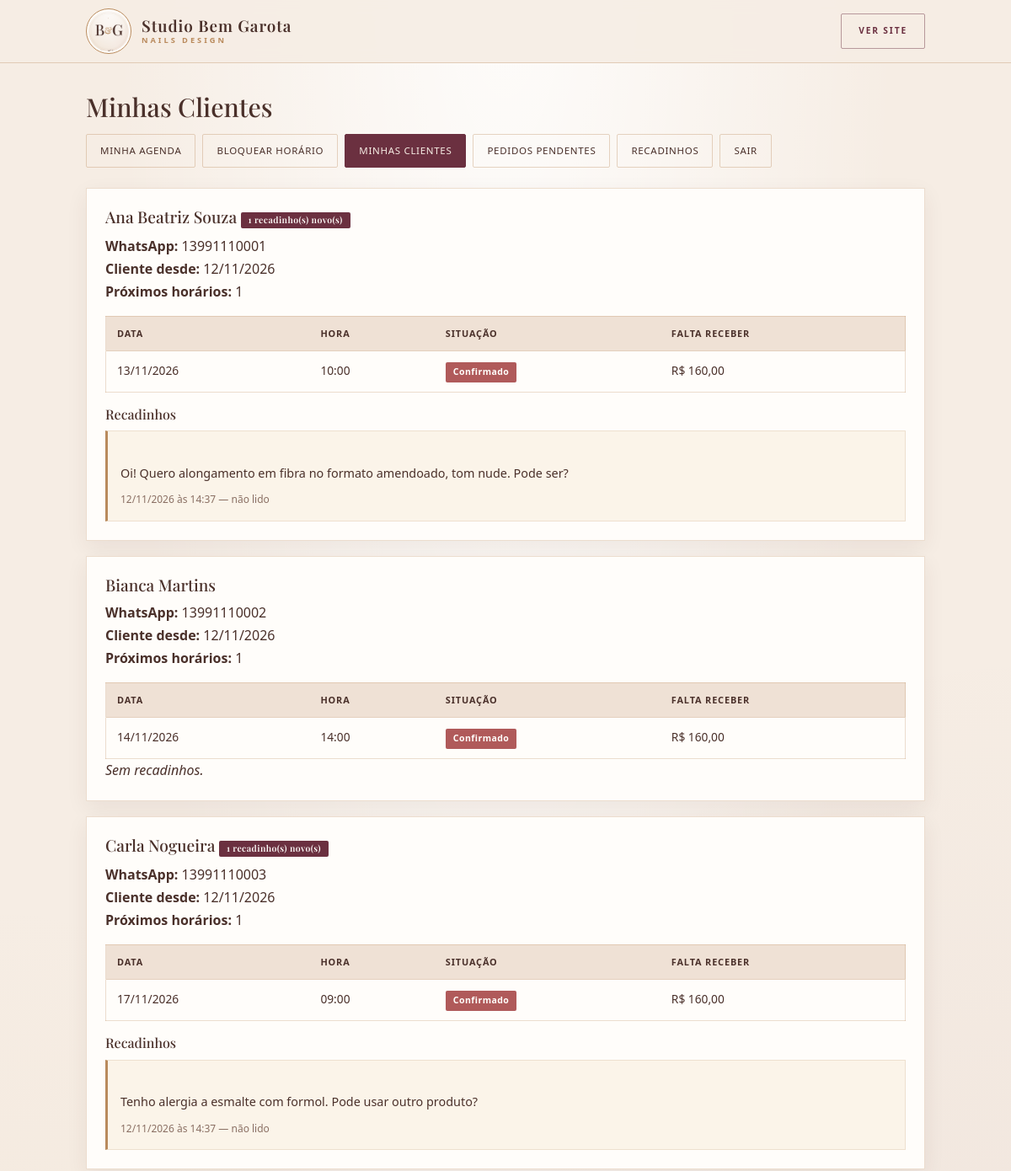
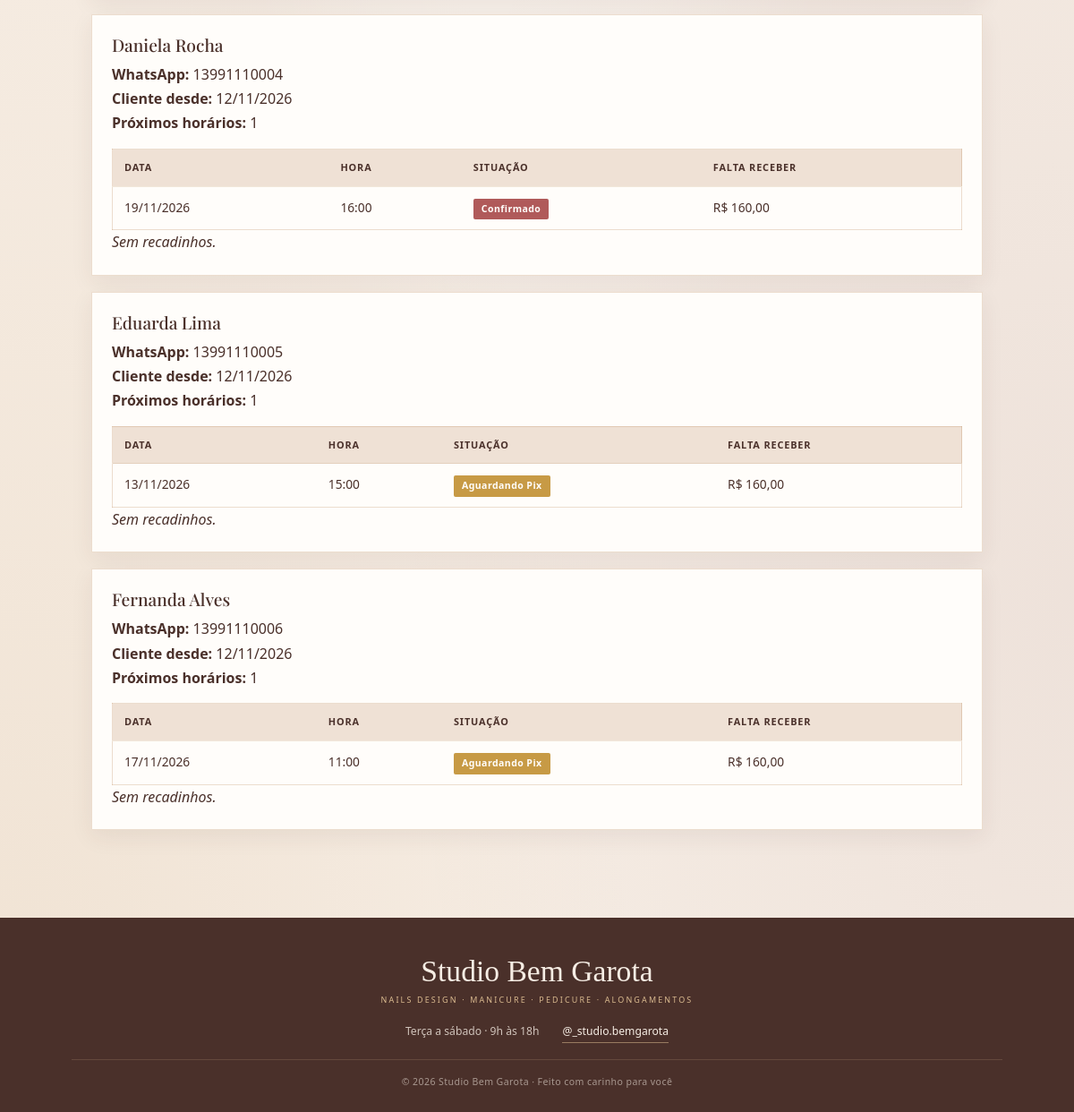
Page /admin/clientes.php (signed in) on the committed database (2 pictures, top to bottom).
### tables this page shows
CREATE TABLE IF NOT EXISTS clientes (
  id INT UNSIGNED AUTO_INCREMENT PRIMARY KEY,
  nome VARCHAR(120) NOT NULL,
  whatsapp VARCHAR(20) NOT NULL,
  criado_em TIMESTAMP DEFAULT CURRENT_TIMESTAMP,
  UNIQUE KEY whatsapp_unico (whatsapp)
);

CREATE TABLE IF NOT EXISTS agendamentos (
  id INT UNSIGNED AUTO_INCREMENT PRIMARY KEY,
  cliente_id INT UNSIGNED NOT NULL,
  `data` DATE NOT NULL,
  `hora` TIME NOT NULL,
  status ENUM('pendente','confirmado','cancelado','expirado') NOT NULL DEFAULT 'pendente',
  valor_servico DECIMAL(10,2) NOT NULL,
  valor_sinal DECIMAL(10,2) NOT NULL,
  valor_restante DECIMAL(10,2) NOT NULL,
  expira_em DATETIME NULL,
  pago_em DATETIME NULL,
  criado_em TIMESTAMP DEFAULT CURRENT_TIMESTAMP,
  INDEX busca_data_hora (`data`, `hora`),
  FOREIGN KEY (cliente_id) REFERENCES clientes(id) ON DELETE CASCADE
);

CREATE TABLE IF NOT EXISTS recadinhos (
  id INT UNSIGNED AUTO_INCREMENT PRIMARY KEY,
  cliente_id INT UNSIGNED NOT NULL,
  mensagem TEXT NOT NULL,
  lida ENUM('nao','sim') NOT NULL DEFAULT 'nao',
  criado_em TIMESTAMP DEFAULT CURRENT_TIMESTAMP,
  FOREIGN KEY (cliente_id) REFERENCES clientes(id) ON DELETE CASCADE
);

### admin/clientes.php (the view, shortened to what this page needs)
<?php
require_once '../includes/conexao.php';
$clientes = [];
$consulta = mysqli_prepare(
    $conexao,
    'SELECT id, nome, whatsapp, criado_em FROM clientes ORDER BY nome'
);
mysqli_stmt_execute($consulta);
$resultado = mysqli_stmt_get_result($consulta);
while ($linha = mysqli_fetch_assoc($resultado)) {
    $linha['total'] = 0;
    $linha['futuros'] = 0;
    $clientes[$linha['id']] = $linha;
}
$consulta = mysqli_prepare(
    $conexao,
    "SELECT cliente_id, COUNT(*) AS total,
            SUM(CASE WHEN `data` >= CURDATE() AND status IN ('pendente','confirmado') THEN 1 ELSE 0 END) AS futuros
       FROM agendamentos
      WHERE status IN ('pendente','confirmado')
      GROUP BY cliente_id"
);
mysqli_stmt_execute($consulta);
$resultado = mysqli_stmt_get_result($consulta);
while ($linha = mysqli_fetch_assoc($resultado)) {
    if (isset($clientes[$linha['cliente_id']])) {
        $clientes[$linha['cliente_id']]['total'] = (int) $linha['total'];
        $clientes[$linha['cliente_id']]['futuros'] = (int) $linha['futuros'];
    }
}
$consulta = mysqli_prepare(
    $conexao,
    "SELECT cliente_id, COUNT(*) AS nao_lidas
       FROM recadinhos
      WHERE lida = 'nao'
      GROUP BY cliente_id"
);
mysqli_stmt_execute($consulta);
$resultado = mysqli_stmt_get_result($consulta);
while ($linha = mysqli_fetch_assoc($resultado)) {
    if (isset($clientes[$linha['cliente_id']])) {
        $clientes[$linha['cliente_id']]['nao_lidas'] = (int) $linha['nao_lidas'];
    }
}
include '../includes/cabecalho.php';
?>
<h2>Minhas Clientes</h2>
<nav class="admin-menu">
    <a href="agenda.php">Minha Agenda</a>
    <a href="bloquear.php">Bloquear Horário</a>
    <a class="atual" href="clientes.php">Minhas Clientes</a>
    <a href="pendentes.php">Pedidos Pendentes</a>
    <a href="recadinhos.php">Recadinhos</a>
    <a href="login.php?sair=1">Sair</a>
</nav>
<?php foreach ($clientes as $cliente) { ?>
    <?php
        $historico = [];
        $consulta = mysqli_prepare(
            $conexao,
            "SELECT `data`, `hora`, status, valor_restante
               FROM agendamentos
              WHERE cliente_id = ?
              ORDER BY `data` DESC, `hora` DESC
              LIMIT 10"
        );
        mysqli_stmt_bind_param($consulta, 'i', $cliente['id']);
        mysqli_stmt_execute($consulta);
        $r2 = mysqli_stmt_get_result($consulta);
        while ($h = mysqli_fetch_assoc($r2)) { $historico[] = $h; }
        $recadinhos = [];
        $consulta = mysqli_prepare(
            $conexao,
            "SELECT id, mensagem, lida, criado_em
               FROM recadinhos
              WHERE cliente_id = ?
              ORDER BY criado_em DESC"
        );
        mysqli_stmt_bind_param($consulta, 'i', $cliente['id']);
        mysqli_stmt_execute($consulta);
        $r2 = mysqli_stmt_get_result($consulta);
        while ($rec = mysqli_fetch_assoc($r2)) { $recadinhos[] = $rec; }
        $desde = (new DateTime($cliente['criado_em']))->format('d/m/Y');
    ?>
    <section class="cliente-card">
        <h3>
            <?php echo htmlspecialchars($cliente['nome']); ?>
            <?php if (($cliente['nao_lidas'] ?? 0) > 0) { ?>
                <span class="badge nao-lida"><?php echo $cliente['nao_lidas']; ?> recadinho(s) novo(s)</span>
            <?php } ?>
        </h3>
        <p>
            <strong>WhatsApp:</strong> <?php echo htmlspecialchars($cliente['whatsapp']); ?><br>
            <strong>Cliente desde:</strong> <?php echo $desde; ?><br>
            <strong>Próximos horários:</strong> <?php echo $cliente['futuros']; ?>
        </p>
        <?php if (!empty($historico)) { ?>
            <div class="tabela-rolagem">
                <table class="tabela">
                    <tr><th>Data</th><th>Hora</th><th>Situação</th><th>Falta receber</th></tr>
                    <?php foreach ($historico as $h) { ?>
                        <tr>
                            <td><?php echo date('d/m/Y', strtotime($h['data'])); ?></td>
                            <td><?php echo substr($h['hora'], 0, 5); ?></td>
                            <td>
                                <?php if ($h['status'] === 'confirmado') { ?>
                                    <span class="badge ocupado">Confirmado</span>
                                <?php } elseif ($h['status'] === 'pendente') { ?>
                                    <span class="badge aguardando">Aguardando Pix</span>
                                <?php } elseif ($h['status'] === 'expirado') { ?>
                                    <span class="badge fechado">Expirado (não pagou o sinal)</span>
                                <?php } else { ?>
                                    <span class="badge fechado">Cancelado</span>
                                <?php } ?>
                            </td>
                            <td>R$ <?php echo number_format($h['valor_restante'], 2, ',', '.'); ?></td>
                        </tr>
                    <?php } ?>
                </table>
            </div>
        <?php } else { ?>
            <p><em>Ainda não agendou nenhum horário.</em></p>
        <?php } ?>
        <?php if (!empty($recadinhos)) { ?>
            <h4>Recadinhos</h4>
            <?php foreach ($recadinhos as $rec) { ?>
                <div class="recadinho-item <?php echo $rec['lida'] === 'nao' ? 'nao-lida' : ''; ?>">
                    <p>
                        <?php echo htmlspecialchars($rec['mensagem']); ?>
                    </p>
                    <small>
                        <?php echo (new DateTime($rec['criado_em']))->format('d/m/Y \à\s H:i'); ?>
                        <?php if ($rec['lida'] === 'nao') { ?> — não lido<?php } ?>
                    </small>
                </div>
            <?php } ?>
        <?php } else { ?>
            <p><em>Sem recadinhos.</em></p>
        <?php } ?>
    </section>
<?php } ?>
<?php include '../includes/rodape.php'; ?>

### css/estilo.css (style rules this page uses)
:root { --creme: #F6EDE4; --creme-2: #EFE1D5; --areia: #D9B98F; --dourado: #B98A5C; --dourado-forte: #8E6138; --marrom: #4A302A; --vinho: #6B3040; --suave: #8A6F63; --branco: #FFFDFA; --verde: #5F8F63; --amarelo: #C79A45; --vermelho: #B05A5A; --cinza: #9C9188; --sombra: 0 18px 45px rgba(74, 48, 42, 0.10); }
* { margin: 0; padding: 0; box-sizing: border-box; }
html { scroll-behavior: smooth; }
body { min-height: 100vh; display: flex; flex-direction: column; font-family: 'Montserrat', 'Segoe UI', Arial, sans-serif; font-size: 16px; background-color: var(--creme); background-image: radial-gradient(ellipse at 50% -10%, rgba(255, 255, 255, 0.90), rgba(255, 255, 255, 0) 55%), radial-gradient(ellipse at 0% 100%, rgba(217, 185, 143, 0.20), rgba(217, 185, 143, 0) 42%), radial-gradient(ellipse at 100% 78%, rgba(107, 48, 64, 0.06), rgba(107, 48, 64, 0) 45%); background-attachment: fixed; color: var(--marrom); line-height: 1.7; -webkit-font-smoothing: antialiased; }
h1, h2, h3, h4 { font-family: 'Playfair Display', Georgia, 'Times New Roman', serif; font-weight: 500; line-height: 1.2; color: var(--marrom); }
p { margin-bottom: 0.9em; }
p:last-child { margin-bottom: 0; }
a { color: var(--vinho); }
.conteudo > h2 { margin: 34px 0 14px; font-size: 1.9rem; }
.admin-menu { display: flex; flex-wrap: wrap; gap: 8px; margin-bottom: 24px; }
.admin-menu a { text-decoration: none; padding: 9px 16px; border-radius: 2px; border: 1px solid rgba(185, 138, 92, 0.35); background: transparent; color: var(--marrom); font-size: 0.72rem; font-weight: 500; letter-spacing: 0.06em; text-transform: uppercase; transition: background 0.18s, color 0.18s, border-color 0.18s; }
.admin-menu a.atual { background: var(--vinho); border-color: var(--vinho); color: var(--creme); }
.tabela-rolagem { overflow-x: auto; }
.tabela { width: 100%; border-collapse: collapse; background: var(--branco); border: 1px solid rgba(185, 138, 92, 0.28); box-shadow: 0 8px 24px rgba(74, 48, 42, 0.07); font-size: 0.86rem; }
.tabela th { background: var(--creme-2); color: var(--marrom); text-align: left; padding: 11px 13px; font-size: 0.68rem; letter-spacing: 0.08em; text-transform: uppercase; font-weight: 600; }
.tabela td { padding: 11px 13px; border-top: 1px solid rgba(185, 138, 92, 0.2); vertical-align: top; }
.badge { display: inline-block; padding: 3px 9px; border-radius: 2px; color: var(--branco); font-size: 0.66rem; font-weight: 600; letter-spacing: 0.04em; }
.badge.aguardando { background: var(--amarelo); }
.badge.ocupado { background: var(--vermelho); }
.badge.nao-lida { background: var(--vinho); }
.cliente-card { background: var(--branco); border: 1px solid rgba(185, 138, 92, 0.28); padding: 22px; margin-bottom: 18px; box-shadow: 0 8px 24px rgba(74, 48, 42, 0.07); }
.cliente-card h3 { color: var(--marrom); margin-bottom: 8px; font-size: 1.2rem; }
.cliente-card h4 { color: var(--marrom); margin: 16px 0 8px; font-size: 1rem; }
.recadinho-item { background: var(--creme); border: 1px solid rgba(185, 138, 92, 0.18); padding: 13px 15px; margin-top: 10px; font-size: 0.9rem; }
.recadinho-item.nao-lida { border-left: 3px solid var(--dourado); background: #FBF4E9; }
.recadinho-item p { margin: 0 0 6px; white-space: pre-line; }
.recadinho-item small { color: var(--suave); }

### rows in the picture
clientes: nome "Ana Beatriz Souza", id "1", whatsapp "13991110001", criado_em "12/11/2026"
agendamentos: data "13/11/2026", hora "10:00", status "Confirmado", valor_restante "160,00"
recadinhos: mensagem "Oi! Quero alongamento em fibra no formato amendoado, tom nude. Pode ser?", criado_em "12/11/2026 às 14:37", lida "— não lido"
clientes: nome "Bianca Martins", whatsapp "13991110002", criado_em "12/11/2026", futuros "1", shows "Sem recadinhos."
agendamentos: data "14/11/2026", hora "14:00", status "Confirmado", valor_restante "160,00"
clientes: nome "Carla Nogueira", nao_lidas "1", whatsapp "13991110003", criado_em "12/11/2026", futuros "1"
agendamentos: data "17/11/2026", hora "09:00", status "Confirmado", valor_restante "160,00"
recadinhos: mensagem "Tenho alergia a esmalte com formol. Pode usar outro produto?", criado_em "12/11/2026 às 14:37", lida "— não lido"
clientes: nome "Daniela Rocha", whatsapp "13991110004", criado_em "12/11/2026", futuros "1", shows "Sem recadinhos."
agendamentos: data "19/11/2026", hora "16:00", status "Confirmado", valor_restante "160,00"
clientes: nome "Eduarda Lima", whatsapp "13991110005", criado_em "12/11/2026", futuros "1", shows "Sem recadinhos."
agendamentos: data "13/11/2026", hora "15:00", status "Aguardando Pix", valor_restante "160,00"
clientes: nome "Fernanda Alves", whatsapp "13991110006", criado_em "12/11/2026", futuros "1", shows "Sem recadinhos."
agendamentos: data "17/11/2026", hora "11:00", status "Aguardando Pix", valor_restante "160,00"
